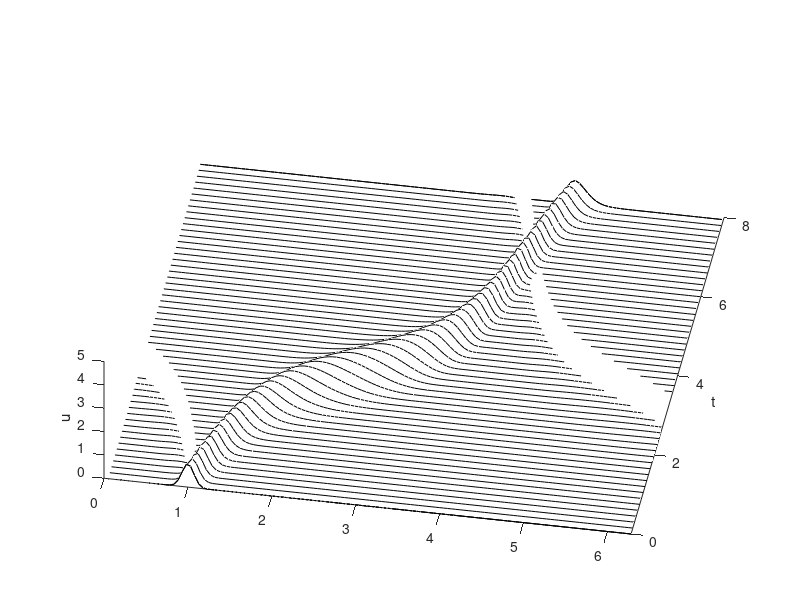

Reproduce this figure in MATLAB.
% p6.m - variable coefficient wave equation

% Grid, variable coefficient, and initial data:
  N = 128; h = 2*pi/N; x = h*(1:N); t = 0; dt = h/4;
  c = .2 + sin(x-1).^2;
  v = exp(-100*(x-1).^2); vold = exp(-100*(x-.2*dt-1).^2);

% Time-stepping by leap frog formula:
  tmax = 8; tplot = .15; clf, drawnow, %set(gcf,'renderer','zbuffer')
  plotgap = round(tplot/dt); dt = tplot/plotgap;
  nplots = round(tmax/tplot);
  data = [v; zeros(nplots,N)]; tdata = t;
  for i = 1:nplots
    for n = 1:plotgap
      t = t+dt;
      v_hat = fft(v);
      w_hat = 1i*[0:N/2-1 0 -N/2+1:-1] .* v_hat;
      w = real(ifft(w_hat)); 
      vnew = vold - 2*dt*c.*w; vold = v; v = vnew;
    end
    data(i+1,:) = v; tdata = [tdata; t];
  end
  waterfall(x,tdata,data), view(10,70), colormap(1e-6*[1 1 1]);
  axis([0 2*pi 0 tmax 0 5]), ylabel t, zlabel u, grid off
